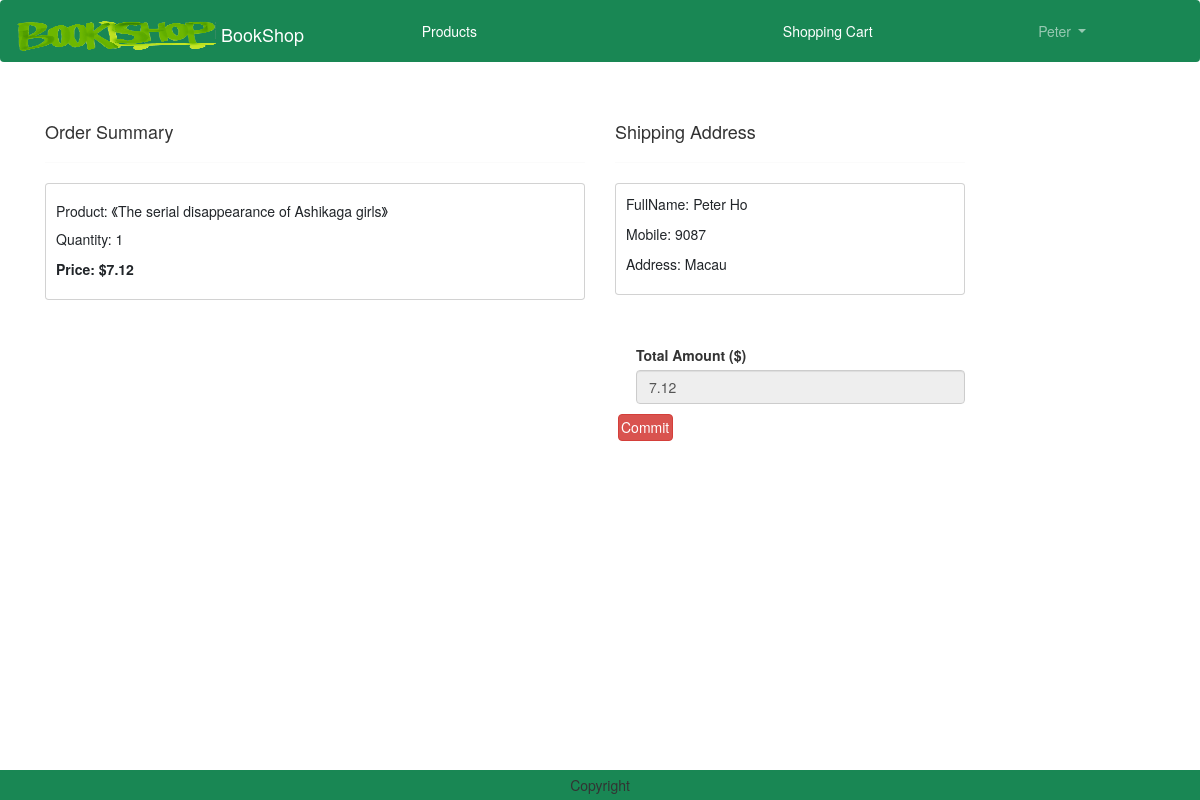
The page /checkout/ (signed in) on the database as committed earlier.
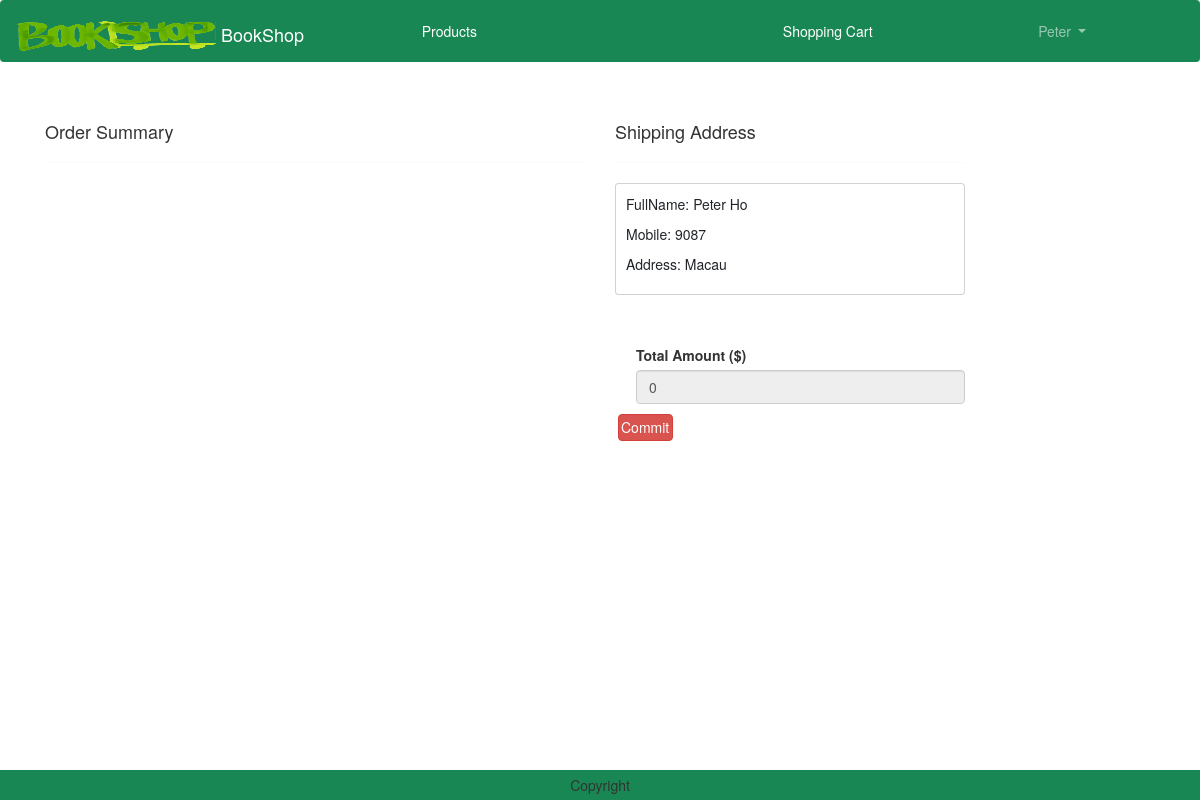
The same page on the database as committed later.
### shoppingcart/models.py (models this page shows)
class ShoppingCart(models.Model):
    user = models.ForeignKey(User,on_delete=models.CASCADE)
    product = models.ForeignKey('products.Product', on_delete=models.CASCADE)
    quantity = models.IntegerField(default=1)

### products/models.py (models this page shows, shortened)
class Product(models.Model):
    productName = models.CharField(max_length=100)
    price = models.DecimalField(default=0, max_digits=7, decimal_places=2)
    ISBN = models.CharField(max_length=17)
    author = models.CharField(max_length=100)
    publisher = models.CharField(max_length=100)
    introduction = models.TextField(max_length=1000)
    image = models.ImageField(upload_to='product')
    category = models.ForeignKey('Category', related_name="products", on_delete=models.CASCADE,)
    avgRating = models.FloatField(default=0)
    class Meta:
        indexes = [models.Index(fields=['productName', 'id']),]

### customers/models.py (models this page shows, shortened)
class Customer(models.Model):
    user = models.OneToOneField(User, on_delete=models.CASCADE, blank=True, primary_key=True)
    fullName = models.CharField(max_length=60)
    phoneNum = models.CharField(max_length=11)
    address = models.CharField(max_length=150)

### order/views.py (the view)
# urls.py: path("checkout/", views.Checkout.as_view(), name="checkout"),
class Checkout(View):
    def get(self, request):
        user = request.user
        address = Customer.objects.filter(user=user)
        shoppingcart = ShoppingCart.objects.filter(user=user)
        PONumber = datetime.now().strftime('%Y%m%d%H%M%S') + str(random.randint(1000, 9999)) + str(user.id)
        totalamount = 0
        for p in shoppingcart:
            value = p.quantity * p.product.price
            totalamount = totalamount + value
        return render(request, 'checkout.html', locals())

### templates/checkout.html (shortened to what this page needs)
{% extends 'base.html' %}
{% load static %}
{% block main-content %}
<div class="container">
    <div class="row mt-5">
        <div class="col-sm-6">
            <h4>Order Summary</h4>
            <hr>
            {% for item in shoppingcart %}
                <div class="card mb-2">
                    <div class="card-body">
                        <h5>Product: 《{{item.product.productName}}》</h5>
                        <p>Quantity: {{item.quantity}}</p>
                        <p class="fw-bold">Price: ${{item.product.price}}</p>
                    </div>
                </div>
            {% endfor %}
        </div>
        <div class="col-sm-4" offset-sm-1>
            <h4>Shipping Address</h4>
            <hr>
            <form method="post" id="myform">
                {% for address in address %}
                    <div class="card">
                        <div class="card-body">
                            <P>FullName: {{address.fullName}}</P>
                            <p>Mobile: {{address.phoneNum}}</p>
                            <p>Address: {{address.address}}</p>
                        </div>
                    </div>
                    {% endfor %}
                    <div class="form-check mt-2 mb-5" >
                    </div>
                <div class="form-check mb-3">
                    <label for="totalamount" class="form-label" >Total Amount ($)</label>
                    <input type="number" class="form-control" name="totalamount" value={{totalamount}} readonly>
                </div>
            </form>
            <form action="{% url 'order:orderCommit' %}" class="d-inline" method="post">
                <button type="sumbit" class="d-grid gap-2 btn btn-danger p-1 m-1 btn-1g text-decoration-none text-white" >Commit</button>
            </form>
        </div>
    </div>
</div>
{% endblock main-content %}

### templates/base.html (shortened to what this page needs)
<!DOCTYPE html>
{% load static %}
<html lang="en">
<head>
    <link href="https://cdn.jsdelivr.net/npm/bootstrap@5.3.0-alpha1/dist/css/bootstrap.min.css" rel="stylesheet">
    <link href="https://cdn.bootcss.com/bootstrap/3.3.7/css/bootstrap.min.css" rel="stylesheet">
    <link rel="stylesheet" href="{% static 'css/owl.carousel.min.css' %}">
    <link rel="stylesheet" href="{% static 'css/all.min.css' %}">
    <link rel="stylesheet" href="{% static 'css/style.css' %}">
    <link rel="stylesheet" href="https://cdnjs.cloudflare.com/ajax/libs/bootstrap-datetimepicker/4.17.47/css/bootstrap-datetimepicker.css">
</head>
<body>
    <nav class="navbar navbar-expand-lg navbar-dark bg-success nav-fill">
        <div class="container-fluid">
          <a class="navbar-brand" href="{% url 'products:home' %}">
            <img src="{% static "logo.png" %}" alt="BookShop" width="200" height="30" class="d-inline-block align-text-top">
            BookShop
          </a>
          <div class="collapse navbar-collapse" id="navbarSupportedContent">
            <ul class="navbar-nav me-auto mb-2 mb-lg-0" style="width:100%; text-align:center">
              <li class="nav-item" style="display:inline-block">
                <a class="nav-link text-white" href="{% url 'products:products' %}">Products</a>
              </li>
            <li class="nav-item" style="display:inline-block">
            </li>
              {% if user.is_authenticated %}
                  {% for group in request.user.groups.all %}
                    {% if group.name == 'Vendor' %}
                      <li class="nav-item mx-2" style="display:inline-block">
                        <a class="nav-link text-white" href="{% url 'products:productsAdd' %}">Add A New Product</a>
                      </li>
                      <li class="nav-item dropdown mx-2" style="display:inline-block">
                        <a class="nav-link dropdown-toggle" href="#" role="button" data-bs-toggle="dropdown" aria-expanded="false">
                          {{ user.username }}
                        </a>
                        <ul class="dropdown-menu" >
                          <li><a class="dropdown-item" href="{% url 'order:orders' %}?filter=allVendor">Orders</a></li>
                          <li><a class="dropdown-item" href="{% url 'logout' %}">Logout</a></li>
                        </ul>
                      </li>
                    {% elif group.name == 'Customer' %}
                      <li class="nav-item mx-2" style="display:inline-block">
                          <a class="nav-link text-white" href="{% url 'shoppingcart' %}">Shopping Cart</a>
                      </li>
                      <li class="nav-item dropdown mx-2" style="display:inline-block">
                          <a class="nav-link dropdown-toggle" href="#" role="button" data-bs-toggle="dropdown" aria-expanded="false">
                            {{ user.username }}
                          </a>
                      </li>
                    {% endif %}
                  {% endfor %}
              {% endif %}
              </ul>
          </div>
        </div>
      </nav>
      {% block main-content %}{% endblock main-content %}
      <div>
        <div style="height:60px"></div>
        <footer class="container-fluid fixed-bottom bg-success text-center p-2 mt-5">
            Copyright
        </footer>
      </div>
</body>
</html>

Rows that differ between the two databases and show on the page:
removed ShoppingCart: product.productName "The serial disappearance of Ashikaga girls", quantity "1", product.price "7.12"
Other text that changed with them:
form field totalamount: "7.12" → "0"
